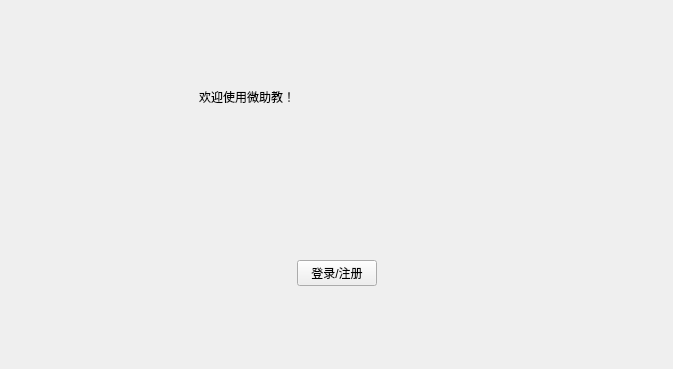
<?xml version="1.0" encoding="UTF-8"?>
<ui version="4.0">
 <class>Welcome</class>
 <widget class="QWidget" name="Welcome">
  <property name="geometry">
   <rect>
    <x>0</x>
    <y>0</y>
    <width>673</width>
    <height>369</height>
   </rect>
  </property>
  <property name="windowTitle">
   <string>Form</string>
  </property>
  <layout class="QVBoxLayout" name="verticalLayout">
   <item>
    <widget class="QWidget" name="widget" native="true">
     <layout class="QHBoxLayout" name="horizontalLayout_2">
      <item>
       <spacer name="horizontalSpacer">
        <property name="orientation">
         <enum>Qt::Horizontal</enum>
        </property>
        <property name="sizeHint" stdset="0">
         <size>
          <width>40</width>
          <height>20</height>
         </size>
        </property>
       </spacer>
      </item>
      <item>
       <widget class="QLabel" name="label">
        <property name="text">
         <string>欢迎使用微助教！</string>
        </property>
       </widget>
      </item>
      <item>
       <spacer name="horizontalSpacer_2">
        <property name="orientation">
         <enum>Qt::Horizontal</enum>
        </property>
        <property name="sizeHint" stdset="0">
         <size>
          <width>40</width>
          <height>20</height>
         </size>
        </property>
       </spacer>
      </item>
      <item>
       <spacer name="horizontalSpacer_3">
        <property name="orientation">
         <enum>Qt::Horizontal</enum>
        </property>
        <property name="sizeHint" stdset="0">
         <size>
          <width>40</width>
          <height>20</height>
         </size>
        </property>
       </spacer>
      </item>
     </layout>
    </widget>
   </item>
   <item>
    <widget class="QWidget" name="widget_2" native="true">
     <layout class="QHBoxLayout" name="horizontalLayout">
      <item>
       <spacer name="horizontalSpacer_5">
        <property name="orientation">
         <enum>Qt::Horizontal</enum>
        </property>
        <property name="sizeHint" stdset="0">
         <size>
          <width>40</width>
          <height>20</height>
         </size>
        </property>
       </spacer>
      </item>
      <item>
       <widget class="QPushButton" name="login_registerBtn">
        <property name="text">
         <string>登录/注册</string>
        </property>
       </widget>
      </item>
      <item>
       <spacer name="horizontalSpacer_4">
        <property name="orientation">
         <enum>Qt::Horizontal</enum>
        </property>
        <property name="sizeHint" stdset="0">
         <size>
          <width>40</width>
          <height>20</height>
         </size>
        </property>
       </spacer>
      </item>
     </layout>
    </widget>
   </item>
  </layout>
 </widget>
 <resources/>
 <connections/>
</ui>
